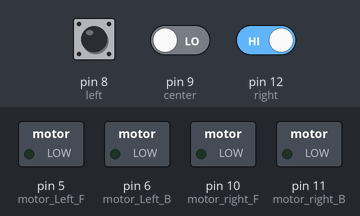
Simulated run of this sketch. Board: Arduino Uno, built with avr-gcc and run on an emulated ATmega328P. On the bench: switched loads named in the sketch (green lamp = pin HIGH). Inputs (shaded band) come from the test bench; at power-on: pin 8 (left) HIGH, pin 9 (center) LOW, pin 12 (right) HIGH.

Above: at 1.2 s.
1.3 s: pin 8 (left) pulled LOW for 0.15 s
At 2.5 s:
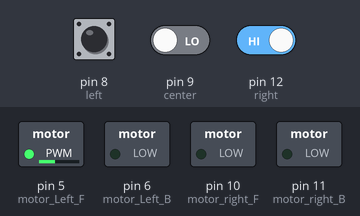
2.9 s: pin 9 (center) driven HIGH
At 3.8 s:
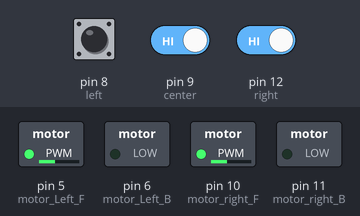
4.4 s: pin 9 (center) driven LOW and pin 12 (right) driven LOW
At 5.0 s:
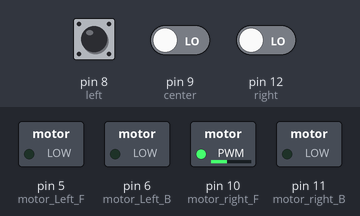
Timing chart, 0 to 7.4 s (numbered marks = the images above; inputs shaded):
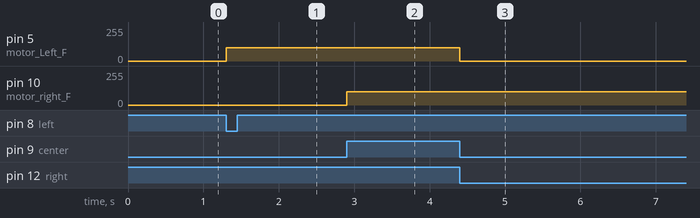

Measured:
- after the input at 1.3 s, pin 5 (motor_Left_F): 0/255 → 100/255 at once
- after the input at 2.9 s, pin 10 (motor_right_F): 0/255 → 100/255 at once
- after the input at 4.4 s, pin 5 (motor_Left_F): 100/255 → 0/255 at once

The sketch:

line_Follow.ino
```cpp
#define motor_Left_F 5
#define motor_Left_B 6
#define motor_right_F 10
#define motor_right_B 11
#define  left 8
#define  center 9
#define  right 12


int black= 1;
int white=0;
//6 , 7
//10,11
//sensor 8,9,12,13


void setup() {
  Serial.begin(9600);
  pinMode(left,INPUT);
    pinMode(center,INPUT);
      pinMode(right,INPUT);

pinMode(motor_Left_F,OUTPUT);
pinMode(motor_Left_B,OUTPUT);
pinMode(motor_right_F,OUTPUT);
pinMode(motor_right_B,OUTPUT);
}

void loop() {
line();

}
void forward(){
  analogWrite(motor_Left_F,100);
 analogWrite(motor_Left_B,0);


analogWrite(motor_right_F,100);
 analogWrite(motor_right_B,0);

}

void Backward(){
  analogWrite(motor_Left_F,0);
 analogWrite(motor_Left_B,100);


analogWrite(motor_right_F,0);
 analogWrite(motor_right_B,100);

}
void Right(){
  analogWrite(motor_Left_F,0);
 analogWrite(motor_Left_B,100);


analogWrite(motor_right_F,0);
 analogWrite(motor_right_B,100);

}


void line(){
  //8 ,12 S1  left , S3 right
int Left =digitalRead(left);
int Center =digitalRead(center);
int Right =digitalRead(right);


if(Left==0 && Center==1 && Right==0 ){
   analogWrite(motor_Left_F,100);
 analogWrite(motor_Left_B,0);


analogWrite(motor_right_F,100);
 analogWrite(motor_right_B,0);

}
if(Left==1 && Center==0 && Right==0){
   analogWrite(motor_Left_F,0);
 analogWrite(motor_Left_B,0);


analogWrite(motor_right_F,100);
 analogWrite(motor_right_B,0);

}
if(Left==0 && Center==0 && Right==1){
   analogWrite(motor_Left_F,100);
 analogWrite(motor_Left_B,0);


analogWrite(motor_right_F,0);
 analogWrite(motor_right_B,0);

}
if(Left==1 && Center==1 && Right==1){
   analogWrite(motor_Left_F,100);
 analogWrite(motor_Left_B,0);


analogWrite(motor_right_F,100);
 analogWrite(motor_right_B,0);

}


}
```
